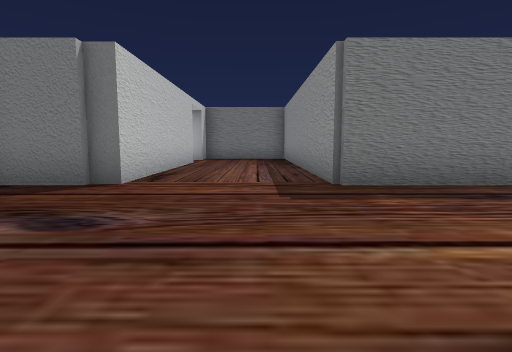
[1] (above)

23 first-person views from a walk through a 3-D level made in the Unity game engine. The camera is 1.2 m above the floor, tilts 6° down and sees 80° across. The floor is counted in squares, 2 m on a side. Each view is taken from the middle of a square. On the plan, view 1 faces up. The plan holds only what a view shows up to about 9 squares ahead; the rest is blank. The place goes on beyond the plan. The player character is not drawn.

[2]
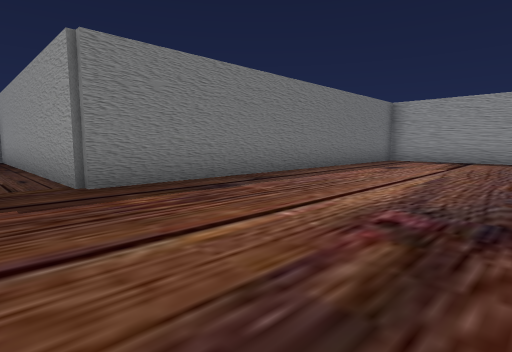

[3]
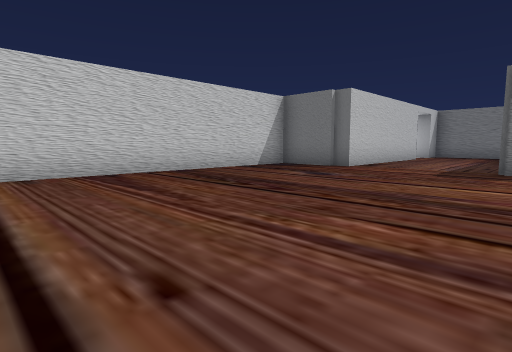

[4]
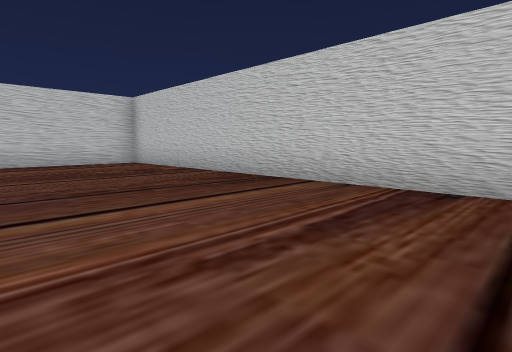

[5]
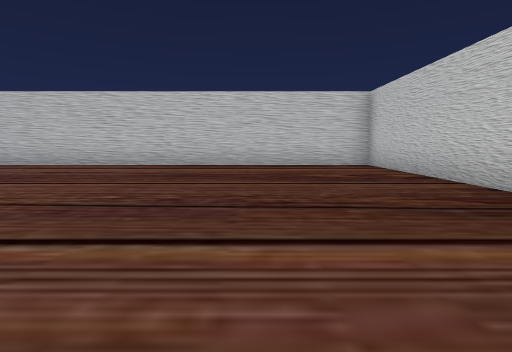

[6]
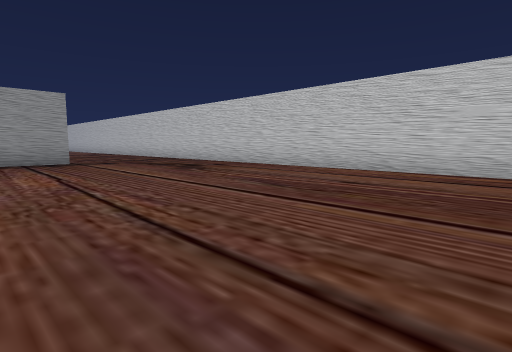

[7]
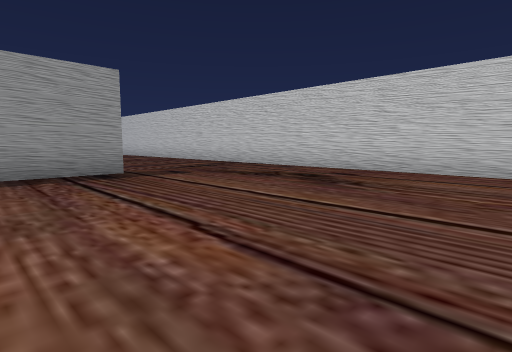

[8]
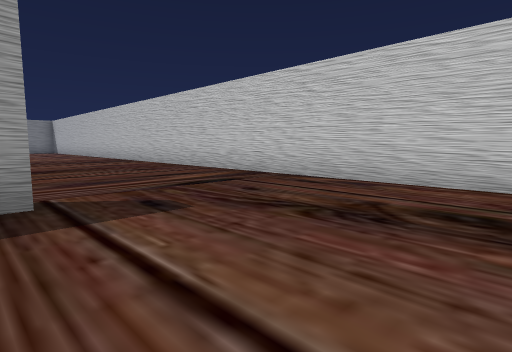

[9]
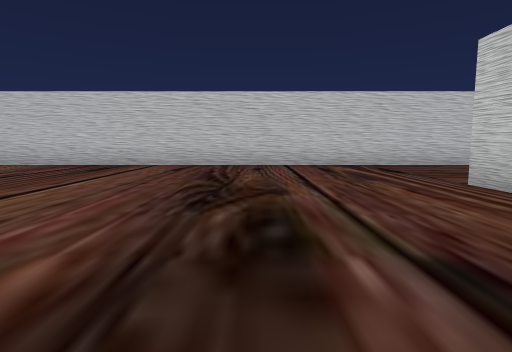

[10]
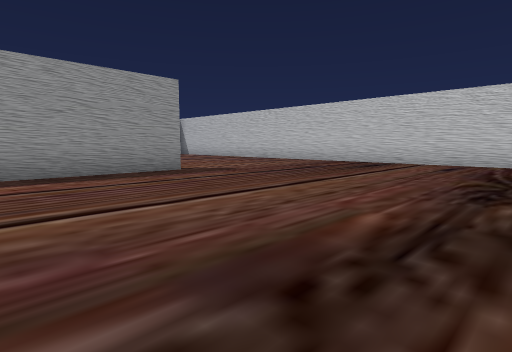

[11]
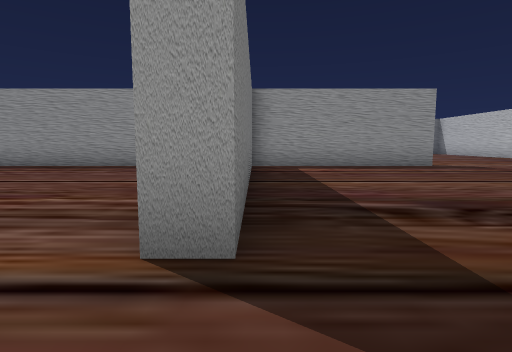

[12]
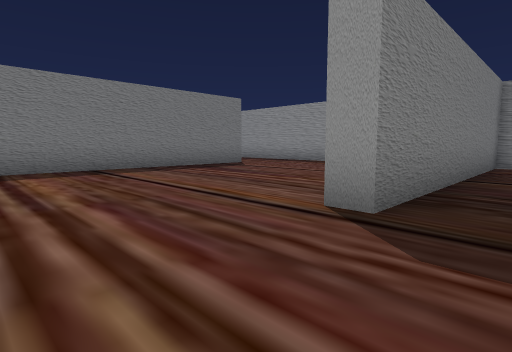

[13]
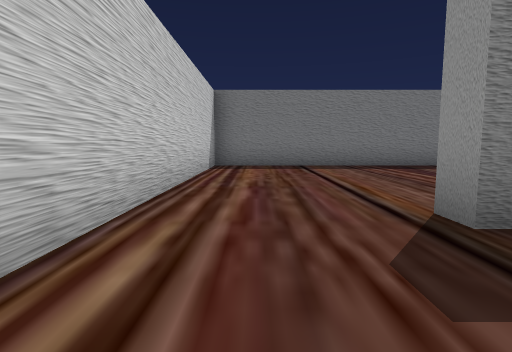

[14]
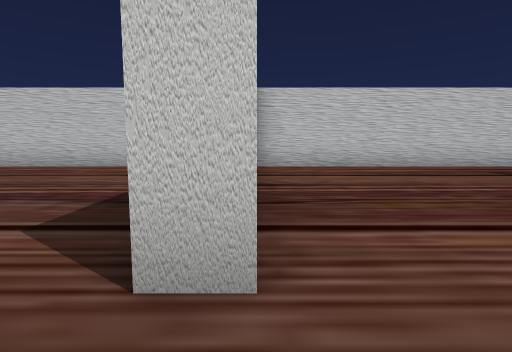

[15]
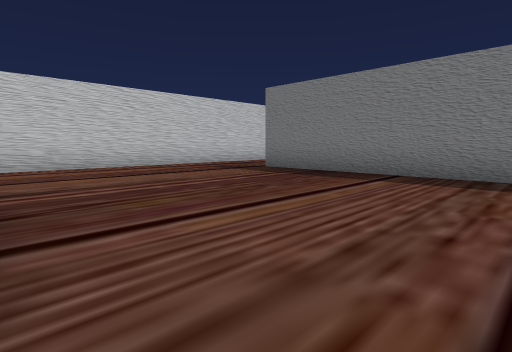

[16]
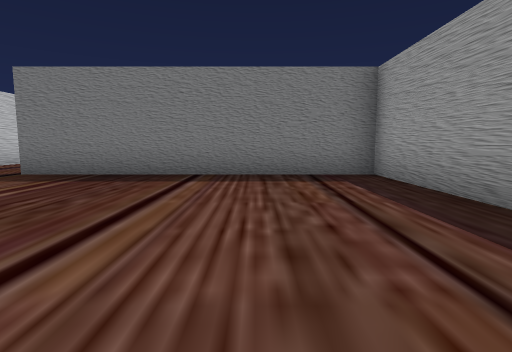

[17]
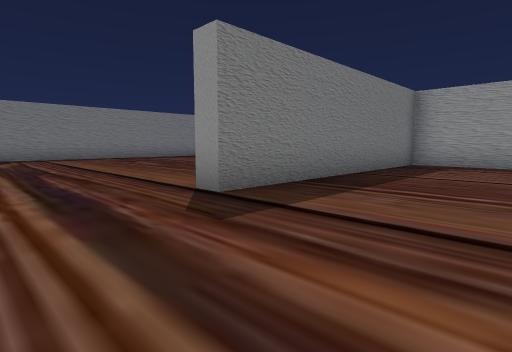

[18]
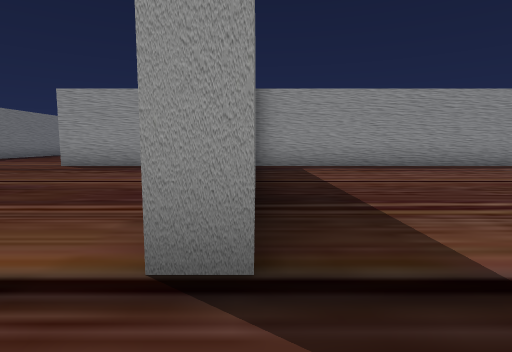

[19]
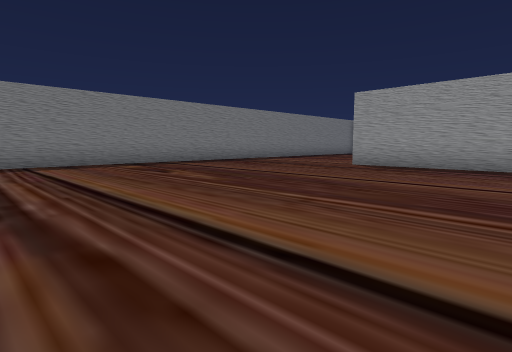

[20]
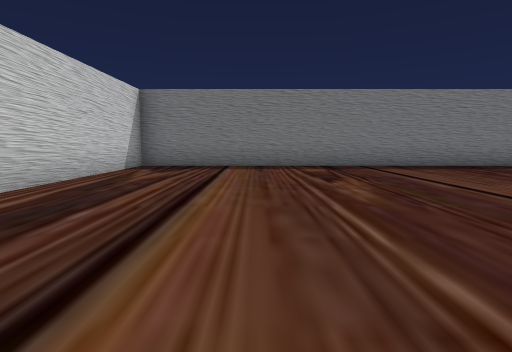

[21]
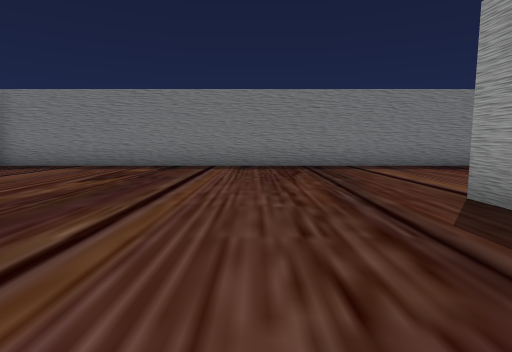

[22]
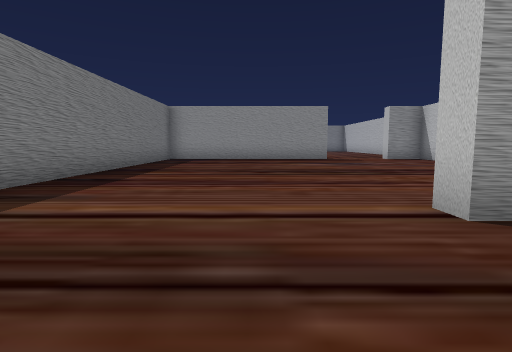

[23]
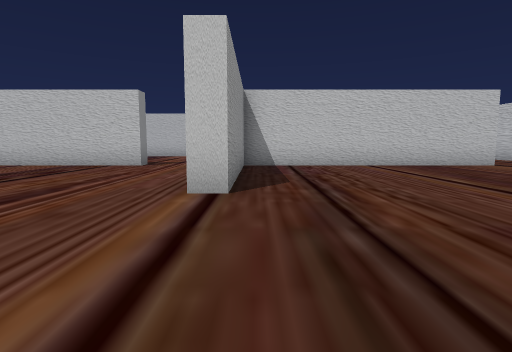

### Floor plan
Points are (right, up) in squares from view 1. A wall is a line through its corners. A room is listed if a view was taken in it or the views show most of it. See-through windows are left out.
Room 1 (views 1, 2, 3, 4, 5, 6, 7, 8, 9, 10, 11, 12, 13, 14, 15, 16)
walls: (11.3, 1) (11.3, 1.5); (11.9, -4.8) (11.9, -5.5); (11.3, -5.6) (11.3, -3.5); (8.5, 4.4) (1.2, 4.4) (1.2, 11.6); (21.3, -3.9) (21.3, 1.1) (14.5, 1.1) (14.5, 1.6); (18.1, 7.5) (11.9, 7.5) (11.9, 0.2); (21.3, 4.2) (21.3, 8.6); (18.8, 8.1) (18.8, 7.5); (-4.2, 3.6) (-4.2, -9.8) (22.4, -9.8); (-2, 9.1) (-2, 4.4) (-3.8, 4.4)
ways out: opening at (19.5, 8) to room 2
Room 2 (views 17, 18, 19, 20, 21, 22, 23)
walls: (21.3, 14.9) (21.3, 19.3) (21.9, 19.3); (24.2, 14) (24.2, 14.5) (28.1, 14.5); (11.9, 17.1) (11.9, 16.5); (11.9, 14.9) (11.9, 8); (21.3, 8.6) (21.3, 14) (14.3, 14) (14.3, 14.5) (21.4, 14.5); (28.1, 24.4) (11.9, 24.4) (11.9, 19.6)
ways out: opening at (19.5, 8) to room 1

Where each view was taken, in squares from view 1:
view 1: 0 up, 0 right, facing up
view 2: 0 up, 0 right, facing up-right
view 3: 3 down, 2 right, facing up-left
view 4: 0 up, 0 right, facing down-left
view 5: 1 down, 1 left, facing down
view 6: 3 down, 1 right, facing down-right
view 7: 3 down, 5 right, facing down-right
view 8: 5 down, 8 right, facing down-right
view 9: 1 down, 15 right, facing down
view 10: 0 up, 15 right, facing down-right
view 11: 1 up, 13 right, facing right
view 12: 0 up, 12 right, facing up-right
view 13: 1 down, 13 right, facing up
view 14: 8 up, 20 right, facing left
view 15: 8 up, 20 right, facing up-left
view 16: 8 up, 19 right, facing up
view 17: 11 up, 12 right, facing up-right
view 18: 14 up, 13 right, facing right
view 19: 15 up, 13 right, facing up-right
view 20: 16 up, 15 right, facing up
view 21: 16 up, 19 right, facing up
view 22: 21 up, 19 right, facing right
view 23: 23 up, 21 right, facing down
